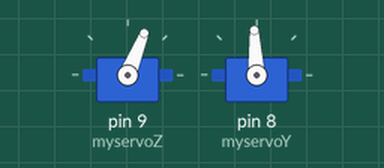
The sketch below on a simulated Arduino Uno, built with avr-gcc and run on an emulated ATmega328P. Shown: 2 × servo.

Above: at 0.05 s.
At 0.5 s:
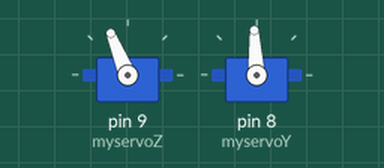
At 0.7 s:
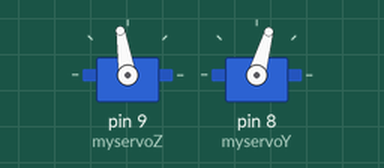
At 0.95 s:
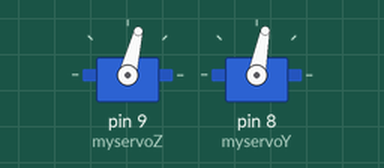
Timing chart, 0 to 3.0 s (numbered marks = the images above):
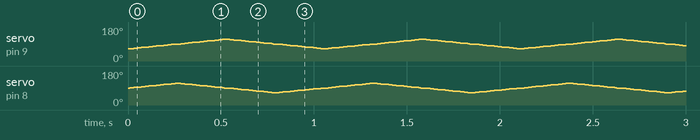

The sketch:

ServoTest.ino
```cpp
#include <Servo.h>

Servo myservoZ;
Servo myservoY;

int wait = 10;

void setup(){
    Serial.begin(9600);
    myservoZ.attach(9);
    myservoY.attach(8);
}

void loop(){
    //ServoTest();
    CircleServo();
    //SquareServo();
}

void SquareServo(){
  myservoZ.write(65);
  myservoY.write(65);
  delay(200);
  myservoZ.write(115);
  delay(200);
  myservoY.write(115);
  delay(200);
  myservoZ.write(65);
  delay(200);
}

void CircleServo(){
  for(int i = 65; i <= 90; i++){
    myservoZ.write(i);
    myservoY.write(i+25);
    delay(wait);
  }

  for(int i = 90; i <= 115; i++){
    myservoZ.write(i);
    myservoY.write(abs(i-205));
    delay(wait);
  }

  for(int i = 115; i >= 90; i--){
    myservoZ.write(i);
    myservoY.write(i-25);
    delay(wait);
  }

  for(int i = 90; i >= 65; i--){
    myservoZ.write(i);
    myservoY.write(abs(i-155));
    delay(wait);
  }

}

void ServoTest(){
  myservoZ.write(115);
  delay(wait);
  myservoZ.write(90);
  delay(wait);
  myservoZ.write(65);
  delay(wait);
  myservoZ.write(90);
  delay(wait);
  myservoY.write(115);
  delay(wait);
  myservoY.write(90);
  delay(wait);
  myservoY.write(65);
  delay(wait);
  myservoY.write(90);
  delay(wait);
}
```
